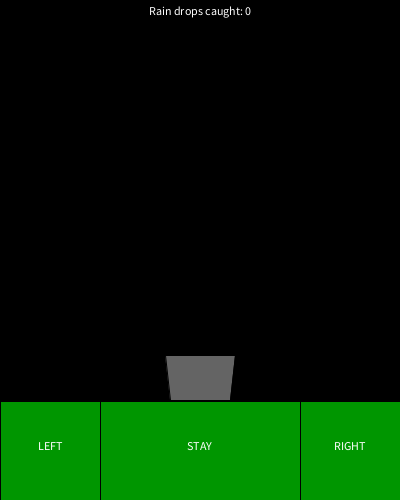
Frame 1 (no input)
Frame 60 (the mouse pressed at the canvas centre just before this capture): identical to frame 1, image omitted
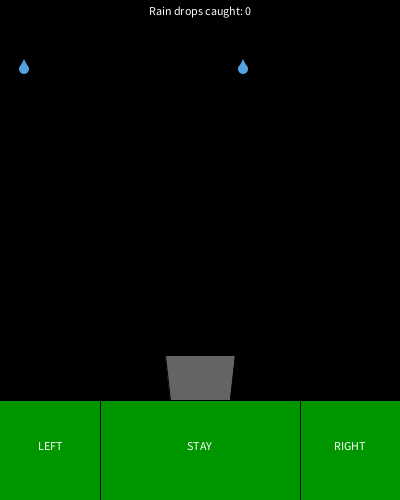
Frame 120 (the mouse held since frame 60 and released just before this capture)

The Processing sketch that drew these frames (run headless with seeded random() and noise(); from frame 60 on, the mouse is pressed at the canvas centre):

// Processing sketch: processing_105279
// ── processing_105279.pde

/*Doug Blase, 12/30/2012
Just a simple game that involves catching a series
of rain drops in a small bucket. Intended to be a quick
and easy game to play.

*/
//Create the bucket, and array of raindrops
Bucket buck = new Bucket();
RainDrop[] rain = new RainDrop[50];
//to allow for smooth left and right movement
boolean right = false;
boolean left = false;
void setup() {
  textAlign(CENTER);
  smooth();
  size(400, 500);
  //create the raindrops in the array
  for (int i = 0; i<rain.length;i++) {
    rain[i] = new RainDrop();
  }
}
//counters to keep track of the game's status
int dropsMissed = 0;
int dropsCaught = 0;
int gameState = 1;
void draw() {

  background (0);
  if (gameState==1) {
    fill(0, 150, 0);
    rect(0, 401, width, height-401);
    stroke(0);
    line((width/4), 401, (width/4), height);
    line((3*width/4), 401, (3*width/4), height);
    fill(255);
    text("LEFT", (width/4) - 50, 450);
    text("STAY", (2*width/4), 450);
    text("RIGHT", (3*width/4) + 50, 450);

    if (mouseY>400) {
      checkMouse();
    }
    buck.display();

    //check to see if the raindrops should display
    for (int i = 0; i<rain.length;i++) {
      if ((int)(millis()/1000) ==rain[i].timeToDisplay) {
        rain[i].makeRain();
      }
    }
    //keep drawing the raindrops and making them fall
    for (int i=0; i<rain.length;i++) {

      if (rain[i].falling) {
        rain[i].display();
        rain[i].fall();
      }
      //if the bucket is under the raindrop, call it a catch, otherwise, call a miss
      if (abs(rain[i].locationY - buck.locationY+35)<=5 && abs(rain[i].locationX - buck.locationX)<=35) {
        rain[i].caught();
        dropsCaught ++;
      }
      if (rain[i].locationY>400) {
        rain[i].miss();
        dropsMissed++;
      }
    }
    //allows for smooth movement of the bucket
    if (right) {
      buck.moveRight();
    }
    if (left) {
      buck.moveLeft();
    }

    fill(255);
    text("Rain drops caught: " + dropsCaught, 200, 15);
    //is the game over?
    if (dropsMissed + dropsCaught == 50) {
      gameState = 2;
    }
  }
  //display end of game text
  if (gameState == 2) {
    text("Congratulations! You caught " +dropsCaught+ " rain drops!", 200, 100);
    if (dropsCaught >=dropsMissed) {
      text("YOU WIN!", 200, 200);
    }
    else text("YOU LOSE!", 200, 200);
  }
}
//again, allows for smooth left and right movement
void keyPressed() {
  if (keyCode==RIGHT) {
    right = true;
  }

  if (keyCode==LEFT) {
    left = true;
  }
}

void keyReleased() {
  if (keyCode==RIGHT) {
    right = false;
  }

  if (keyCode==LEFT) {
    left = false;
  }
}

void checkMouse() {
  if ((int)mouseX> (int)(3*width/4)) {
    right = true;
    left = false;
  }
  if ((int)mouseX< (int)(width/4)) {
    left = true;
    right = false;
  }
  if ((int)mouseX>(int)(width/4) && (int)mouseX< (int)(3*width/4)) {
    left = false;
    right = false;
  }
}

class Bucket{
 //centers of the bucket(kinda)
  int locationX;
  int locationY;
  int speedChange;
  
  Bucket(){
    //puts the bucket at the center of the screen
   locationX = 200;
   locationY = 390;
   speedChange = 2;
   
  }
  
  void moveRight(){
    locationX += speedChange;
    //keep the bucket on the screen
    if (locationX> 366){
      locationX = 366;
    }
  }
  
  void moveLeft(){
    locationX -= speedChange;
    //keep the bucket on the screen
    if (locationX< 34){
      locationX = 34;
    }
    
  }
  
  void display(){
    fill(100);
    quad(locationX-35,locationY-35,
        locationX-30,locationY + 10,
        locationX + 30,locationY + 10,
        locationX + 35,locationY - 35);
   
    
   
  }
  
}
class RainDrop{
  int locationX;
  int locationY;
  boolean falling;
  int timeToDisplay;
  int fallingSpeed;
  
  
  RainDrop(){
    locationY = 5;
    locationX = (int)random(5,400);
    //bucket should not be falling
    falling = false;
    //when the bucket should fall
    timeToDisplay = (int)random(2,60);
    fallingSpeed = (int)random(2,5);
  }
  
  void display(){
    noStroke();
    fill(84,162,224);
    ellipse(locationX,locationY, 10,10);
    triangle(locationX-5,locationY,
             locationX,locationY-10,
             locationX + 5, locationY);
             
  }
  
  void fall(){
    locationY +=fallingSpeed;
  }
  
  void makeRain(){
    falling = true;
  }
 //these two methods put the drop off the screen 
  void caught(){
    
    fallingSpeed = 0;
    locationX = 999;
  }
  void miss(){
   fallingSpeed = 0;
  locationY = -100; 
  }
  
}
